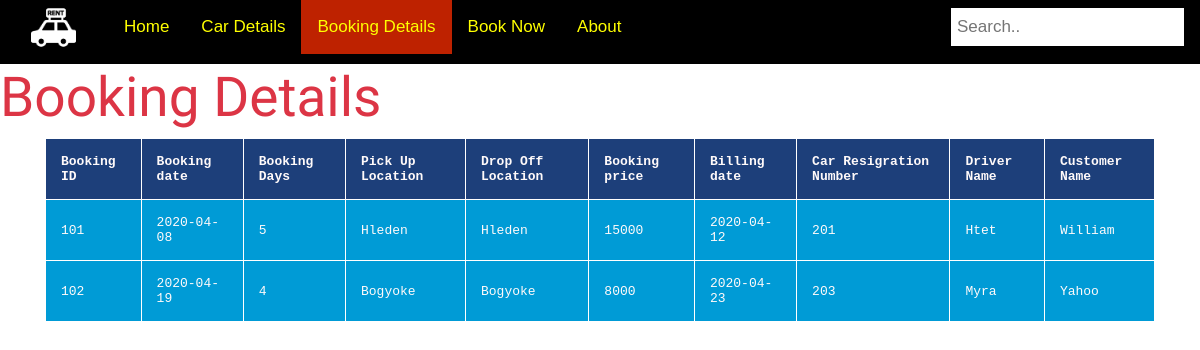
Page /bookpage.php on the committed database.
### tables this page shows
CREATE TABLE Booking
(
  book_id INT(10) NOT NULL,
  bill_amount INT NOT NULL,
  book_date DATE NOT NULL,
  book_days INT NOT NULL,
  pick_up VARCHAR(225) NOT NULL,
  drop_off VARCHAR(225) NOT NULL,
  billing_date DATE NOT NULL,
  customer_id INT(10) NOT NULL,
  driver_id INT(10) NULL,
  registration_number INT(30) NOT NULL,
  PRIMARY KEY (book_id),
  FOREIGN KEY (customer_id) REFERENCES Customer(customer_id),
  FOREIGN KEY (driver_id) REFERENCES Driver(driver_id),
  FOREIGN KEY (registration_number) REFERENCES Car(registration_number)

);

CREATE TABLE Car
(
  maintenance_date DATE NOT NULL,
  registration_number INT(30) NOT NULL,
  work_done VARCHAR(30) NOT NULL,
  oneday_price INT(20) NOT NULL, 
  date_work_done DATE NOT NULL,
  type_id INT(15) NOT NULL,
  Garage_id INT(30) NOT NULL,
  PRIMARY KEY (registration_number),
  FOREIGN KEY (type_id) REFERENCES CarType(type_id),
  FOREIGN KEY (Garage_id) REFERENCES Garage(Garage_id)
);

CREATE TABLE Driver
(
  driver_id INT(10) NOT NULL,
  dname VARCHAR(30) NOT NULL,
  dphone_number CHAR(15) NOT NULL,
  demail VARCHAR(225) NOT NULL,
  daddress VARCHAR(225) NOT NULL,
  PRIMARY KEY (driver_id)
  );

CREATE TABLE Customer
(
  customer_id INT(10) NOT NULL,
  name VARCHAR(30) NOT NULL,
  phone_number CHAR(15) NOT NULL,
  address VARCHAR(225) NOT NULL,
  email VARCHAR(225) NOT NULL,
  PRIMARY KEY (customer_id)
);

### bookpage.php (the view, shortened to what this page needs)
<html>
<head>
  <link rel="stylesheet" href="https://maxcdn.bootstrapcdn.com/bootstrap/4.4.1/css/bootstrap.min.css">
<div class="topnav">
  <div class="container-fluid">
    <div class="container-header" >
      <a class="navbar-brand" href="Home.php" style="padding-top:5px">
      <img src="rental.png" alt="Logo" style="width:45px">
</a>
</div>
</div>
  <a href="Home.php">Home</a>
  <a href="a4.php">Car Details </a>
   <a class="active" href="bookpage.php">Booking Details</a>
   <a href="rental.php">Book Now</a>
   <a href="https://docs.google.com/document/d/1hzsN-suW5oQsNF2Qf4G9tBy6YbgypinADazERuzflyI/edit?usp=sharing"></i>About</a></li>
  <input type="text" placeholder="Search..">
</div>
<h1 class = "text-danger"> Booking Details </h1>
</head>
<body>
<div class="container">
<?php
$servername = "myras-macbook-pro.local";
$username = "root";
$password = "";
$dbname = "Car_Rental";
$conn = new mysqli($servername, $username, $password, $dbname);
$sql = "SELECT * from Booking a left join Car b on a.registration_number = b.registration_number left join Driver c on a.driver_id = c.driver_id left Join Customer d on a.customer_id = d.customer_id";
$result = $conn->query($sql);
if ($result && $result->num_rows > 0)
{
	echo '<table table-hover>';
	echo '<tr bgcolor=#1D3F7A>
	<th>Booking ID</th>
  <th>Booking date</th>
  <th>Booking Days</th>
  <th>Pick Up Location</th>
	<th>Drop Off Location</th>
  <th>Booking price</th>
  <th>Billing date</th>
  <th>Car Resigration Number</th>
  <th>Driver Name</th>
  <th>Customer Name</th>
    </tr>';
    while($row = $result->fetch_assoc()) {
    	echo '<tr bgcolor=#009BD6>';
    	echo '<td>'.$row["book_id"]. '</td>';
      echo '<td>'.$row["book_date"]. '</td>';
      echo '<td>'.$row["book_days"]. '</td>';
      echo '<td>'.$row["pick_up"]. '</td>';
      echo '<td>'.$row["drop_off"]. '</td>';
      echo '<td>'.$row["bill_amount"]. '</td>';
      echo '<td>'.$row["billing_date"]. '</td>';
      echo '<td>'.$row["registration_number"].'</td>';
      echo '<td>'.$row["dname"]. '</td>';
      echo '<td>'.$row["name"]. '</td>';
      echo'</tr>';
    }
    echo '</table></br>';
}
 else {
    echo "0 results";
}
?>
</body>
</html>

### bookpage.php (style rules this page uses)
table, th, td { border: 1px solid white; }
th, td { padding:15px; text-align:left; font-family: "Lucida Console", Monaco, monospace; font-size:13px; color: snow; }
* { box-sizing: border-box; }
body { margin: 0; font-family: Arial, Helvetica, sans-serif; }
.topnav { overflow: hidden; background-color: #000000; }
.topnav a { float: left; display: block; color: yellow; text-align: center; padding: 14px 16px; text-decoration: none; font-size: 17px; }
.topnav a.active { background-color: #BE2200; color: yellow; }
.topnav input[type=text] { float: right; padding: 6px; margin-top: 8px; margin-right: 16px; border: none; font-size: 17px; }
h1 { font-family: 'Atomic Age'; font-size: 55px; }

### rows in the picture
booking: book_id "101", book_date "2020-04-08", book_days "5", pick_up "Hleden", drop_off "Hleden", bill_amount "15000", billing_date "2020-04-12", registration_number.registration_number "201", driver.dname "Htet", customer.name "William"
booking: book_id "102", book_date "2020-04-19", book_days "4", pick_up "Bogyoke", drop_off "Bogyoke", bill_amount "8000", billing_date "2020-04-23", registration_number.registration_number "203", driver.dname "Myra", customer.name "Yahoo"
